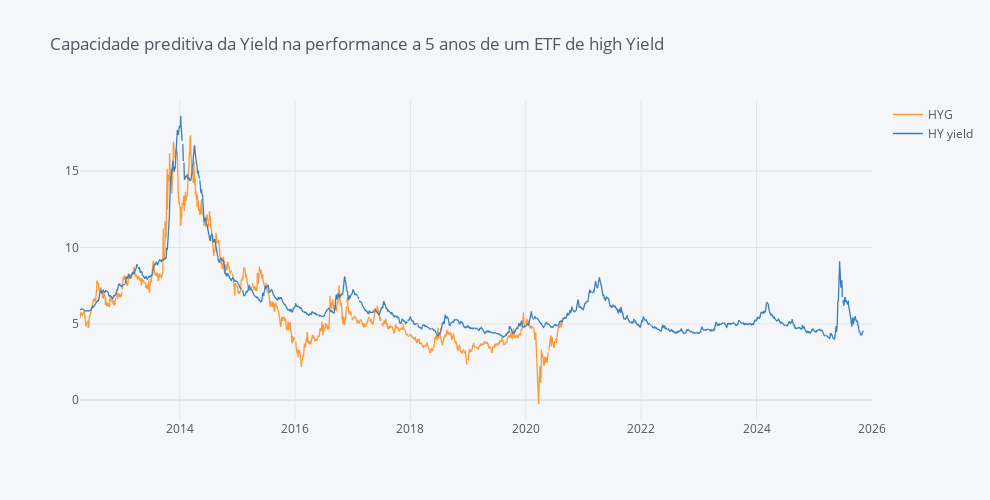

Write notebook code for a chart like this one.
### Code cell
hy_yield = pdr.get_data_fred('BAMLH0A0HYM2EY', start='2004-12-16')

hy_yield.columns = ['HY yield']

hy_yield = hy_yield * 0.8

# download dataframe using pandas_datareader
HYG = pdr.get_data_yahoo("HYG", start="2004-12-16", end="2020-12-30")[['Adj Close']]

HYG.columns = ['HYG']

days = int(252 * 5.2)

dates_index = pd.DataFrame(pd.bdate_range(start='2004-12-16', end="2026-01-01"))

hy_yield = pd.concat([dates_index, hy_yield.set_index(dates_index.index[:len(hy_yield)])], axis=1)
hy_yield = hy_yield.set_index(0)

hy_yield = hy_yield.shift(periods=days)

HYG_rr = multi_period_return(HYG, years=5, days=252)

data = pa.merge_time_series(HYG_rr, hy_yield, how='outer')

data.loc['2012-04-10':].iplot(dimensions=pa.dimensions, title ='Capacidade preditiva da Yield na performance a 5 anos de um ETF de high Yield')

### Figure 1 — Plotly figure (JSON) as saved in the notebook; plotly's stock layout.template omitted (floating-point values rounded to 4 significant figures; data arrays with more than 128 entries replaced by an {"elided": "..."} marker saying what was removed)
{"data": [{"line": {"color": "rgba(255, 153, 51, 1.0)", "dash": "solid", "shape": "linear", "width": 1.3}, "mode": "lines", "name": "HYG", "text": "", "type": "scatter", "x": {"elided": "3583 str values"}, "y": {"elided": "3583 mixed values"}}, {"line": {"color": "rgba(55, 128, 191, 1.0)", "dash": "solid", "shape": "linear", "width": 1.3}, "mode": "lines", "name": "HY yield", "text": "", "type": "scatter", "x": {"elided": "3583 str values"}, "y": {"elided": "3583 mixed values"}}], "layout": {"height": 500, "legend": {"bgcolor": "#F5F6F9", "font": {"color": "#4D5663"}}, "paper_bgcolor": "#F5F6F9", "plot_bgcolor": "#F5F6F9", "title": {"font": {"color": "#4D5663"}, "text": "Capacidade preditiva da Yield na performance a 5 anos de um ETF de high Yield"}, "width": 990, "xaxis": {"autorange": true, "gridcolor": "#E1E5ED", "range": ["2012-04-10", "2026-01-01"], "showgrid": true, "tickfont": {"color": "#4D5663"}, "title": {"font": {"color": "#4D5663"}, "text": ""}, "type": "date", "zerolinecolor": "#E1E5ED"}, "yaxis": {"autorange": true, "gridcolor": "#E1E5ED", "range": [-1.293, 19.66], "showgrid": true, "tickfont": {"color": "#4D5663"}, "title": {"font": {"color": "#4D5663"}, "text": ""}, "type": "linear", "zerolinecolor": "#E1E5ED"}}}
